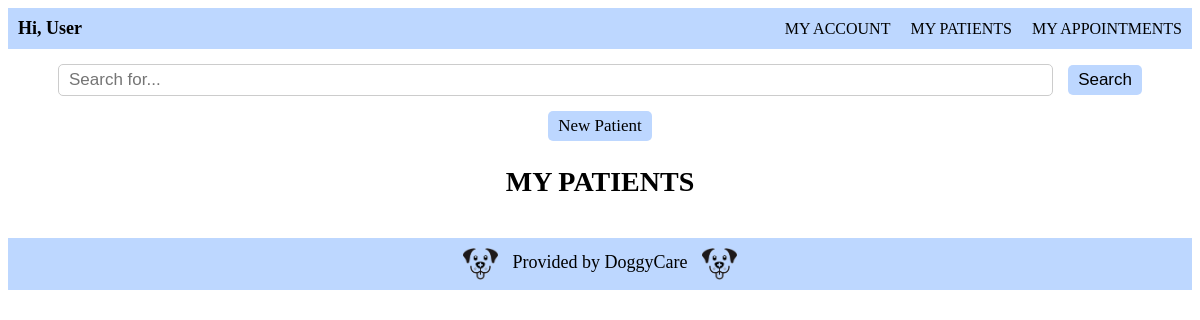
The app's page /patients/, older data.
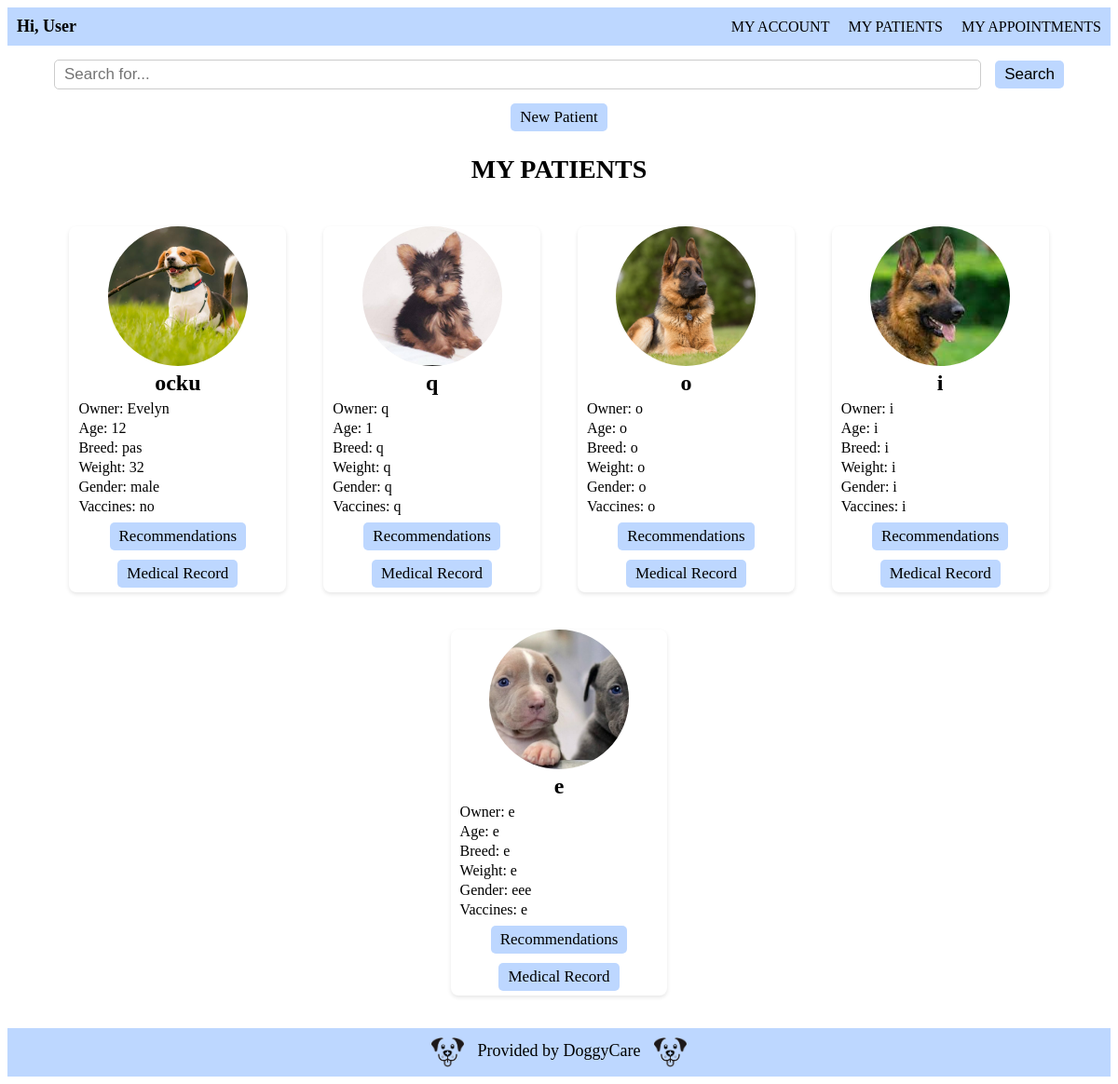
The same page, newer data.
### vet/models.py (models this page shows, shortened)
class Dog(models.Model):
    image= models.ImageField(upload_to='images/')
    id= models.AutoField(primary_key= True)
    owner= models.CharField(blank= False, max_length=100)
    name= models.CharField(blank= False, max_length=20)
    breed= models.CharField(blank= False, max_length=20)
    age= models.CharField(blank= False, max_length=10)
    weight= models.CharField(blank= False, max_length=10)
    gender= models.CharField(blank= False, max_length=10)
    vaccines= models.CharField(blank= False, max_length=30)

### vet/views.py (the view)
# urls.py: path('patients/', views.patients, name='patients'),
def patients(request):
    searchTerm = request.GET.get('searchDog')
    if searchTerm:
        dogs = Dog.objects.filter(
            Q(name__icontains=searchTerm) |
            Q(owner__icontains=searchTerm) |
            Q(breed__icontains=searchTerm)
        )
    else:
        dogs = Dog.objects.all()
    return render(request, 'patients.html', {'dogs': dogs})

### vet/templates/patients.html (shortened to what this page needs)
<!DOCTYPE html>
{% extends 'base.html' %}
{% load static %}
    {% block additional_styles %}
    <link rel="stylesheet" href="{% static 'css/patients.css' %}">
    {% endblock additional_styles %}
        {% block content %}
        <form action="" class="search-bar">
            <input type="text" class="form-control" name="searchDog" placeholder="Search for...">
            <button type="submit" class="btn btn-primary">Search</button>
        </form>
        <div class="new-patient">
            <a href="{% url 'dog_register' %}" class="btn">New Patient</a>
        </div>
        <h1>MY PATIENTS</h1>
        <div class="dog-list">
            {% for dog in dogs %}
            <div class="dog-card">
                <img src="{{ dog.image.url }}" alt="Image">
                <div class="card-content p-3 mx-2">
                    <h2>{{ dog.name }}</h2>
                    <p>Owner: {{ dog.owner }} </p>
                    <p>Age: {{ dog.age }} </p>
                    <p>Breed: {{ dog.breed }} </p>
                    <p>Weight: {{ dog.weight }} </p>
                    <p>Gender: {{ dog.gender }} </p>
                    <p>Vaccines: {{ dog.vaccines }} </p>
                    <div class="card-button">
                        <a href="" class="btn">Recommendations</a>
                        <a href="" class="btn">Medical Record</a>
                    </div>
                </div>
            </div>
            {% endfor %}
        </div>
        {% endblock content %}

### vet/templates/base.html (shortened to what this page needs)
<!DOCTYPE html>
{% load static %}
<html lang="en">
    <head>
        <link rel="stylesheet" href="{% static 'css/base.css' %}">
        {% block additional_styles %}
        {% endblock additional_styles %}
    </head>
    <body>
        <header>
            <nav>
                <div class="greeting">
                    Hi, User
                </div>
                <div class="tabs">
                    <ul>
                        <li><a href="">MY ACCOUNT</a></li>
                        <li><a href="">MY PATIENTS</a></li>
                        <li><a href="">MY APPOINTMENTS</a></li>
                    </ul>
                </div>
            </nav>
        </header>
        <main>
            {% block content %}
            {% endblock content%}
        </main>
    </body>
    <footer>
        <img src= "{% static 'img/logo.png' %}">
        Provided by DoggyCare
        <img src= "{% static 'img/logo.png' %}">
    </footer>
</html>

### static/css/base.css (style rules this page uses)
ul { list-style: none; margin: 0; padding: 0; }
header { background-color: #bdd7ff; color: #000000; padding: 10px; }
nav { display: flex; justify-content: space-between; align-items: center; font-family: Georgia, serif; }
.greeting { font-size: 18px; font-weight: bold; margin-right: auto; }
.tabs ul { display: flex; }
.tabs li { margin-left: 20px; font-size: 16px; }
nav a { color: #000000; text-decoration: none; transition: color 0.3s; }
footer { background-color: #bdd7ff; color: #000000; text-align: center; padding: 10px; font-family: Georgia, serif; font-size: 18px; }
footer img { width: 35px; margin: 0 10px; vertical-align: middle; }

### static/css/patients.css (style rules this page uses)
main { margin-top: 15px; margin-bottom: 15px; }
main > * { margin-top: 15px; margin-bottom: 15px; }
.search-bar { font-family: Georgia, serif; display: flex; align-items: center; padding: 0 50px 0; }
.form-control { padding: 5px 10px; margin-right: 15px; font-size: 17px; border: 1px solid #ccc; border-radius: 5px; width: 100%; }
.new-patient { display: flex; font-family: Georgia, serif; align-items: center; justify-content: center; }
.btn { padding: 5px 10px; font-size: 17px; text-decoration: none; background-color: #BDD7FF; color: #000000; border: none; border-radius: 5px; cursor: pointer; }
h1 { font-size: 28px; font-family: Georgia, serif; text-align: center; margin: 25px; }
.dog-list { padding: 0 10px; display: flex; flex-wrap: wrap; justify-content: center; }
.dog-card { border-radius: 8px; box-shadow: 0 2px 4px rgba(0, 0, 0, 0.1); overflow: hidden; width: 20%; margin: 20px; float: left; padding: auto; }
.dog-card img { width: 150px; height: 150px; border-radius: 50%; object-fit: cover; display: block; margin: 0 auto; }
.dog-card h2 { text-align: center; margin: 5px; }
.card-content p { margin: 0 0 3px; margin-left: 10px }
.card-button { padding: 5px; display: flex; flex-direction: column; align-items: center; gap: 10px; }

Row changes from the older to the newer data that the page shows:
added Dog: image (picture), name "ocku", owner "Evelyn", age "12", breed "pas", weight "32", gender "male", vaccines "no"
added Dog: image (picture), name "q", owner "q", age "1", breed "q", weight "q", gender "q", vaccines "q"
added Dog: image (picture), name "o", owner "o", age "o", breed "o", weight "o", gender "o", vaccines "o"
added Dog: image (picture), name "i", owner "i", age "i", breed "i", weight "i", gender "i", vaccines "i"
added Dog: image (picture), name "e", owner "e", age "e", breed "e", weight "e", gender "eee", vaccines "e"
